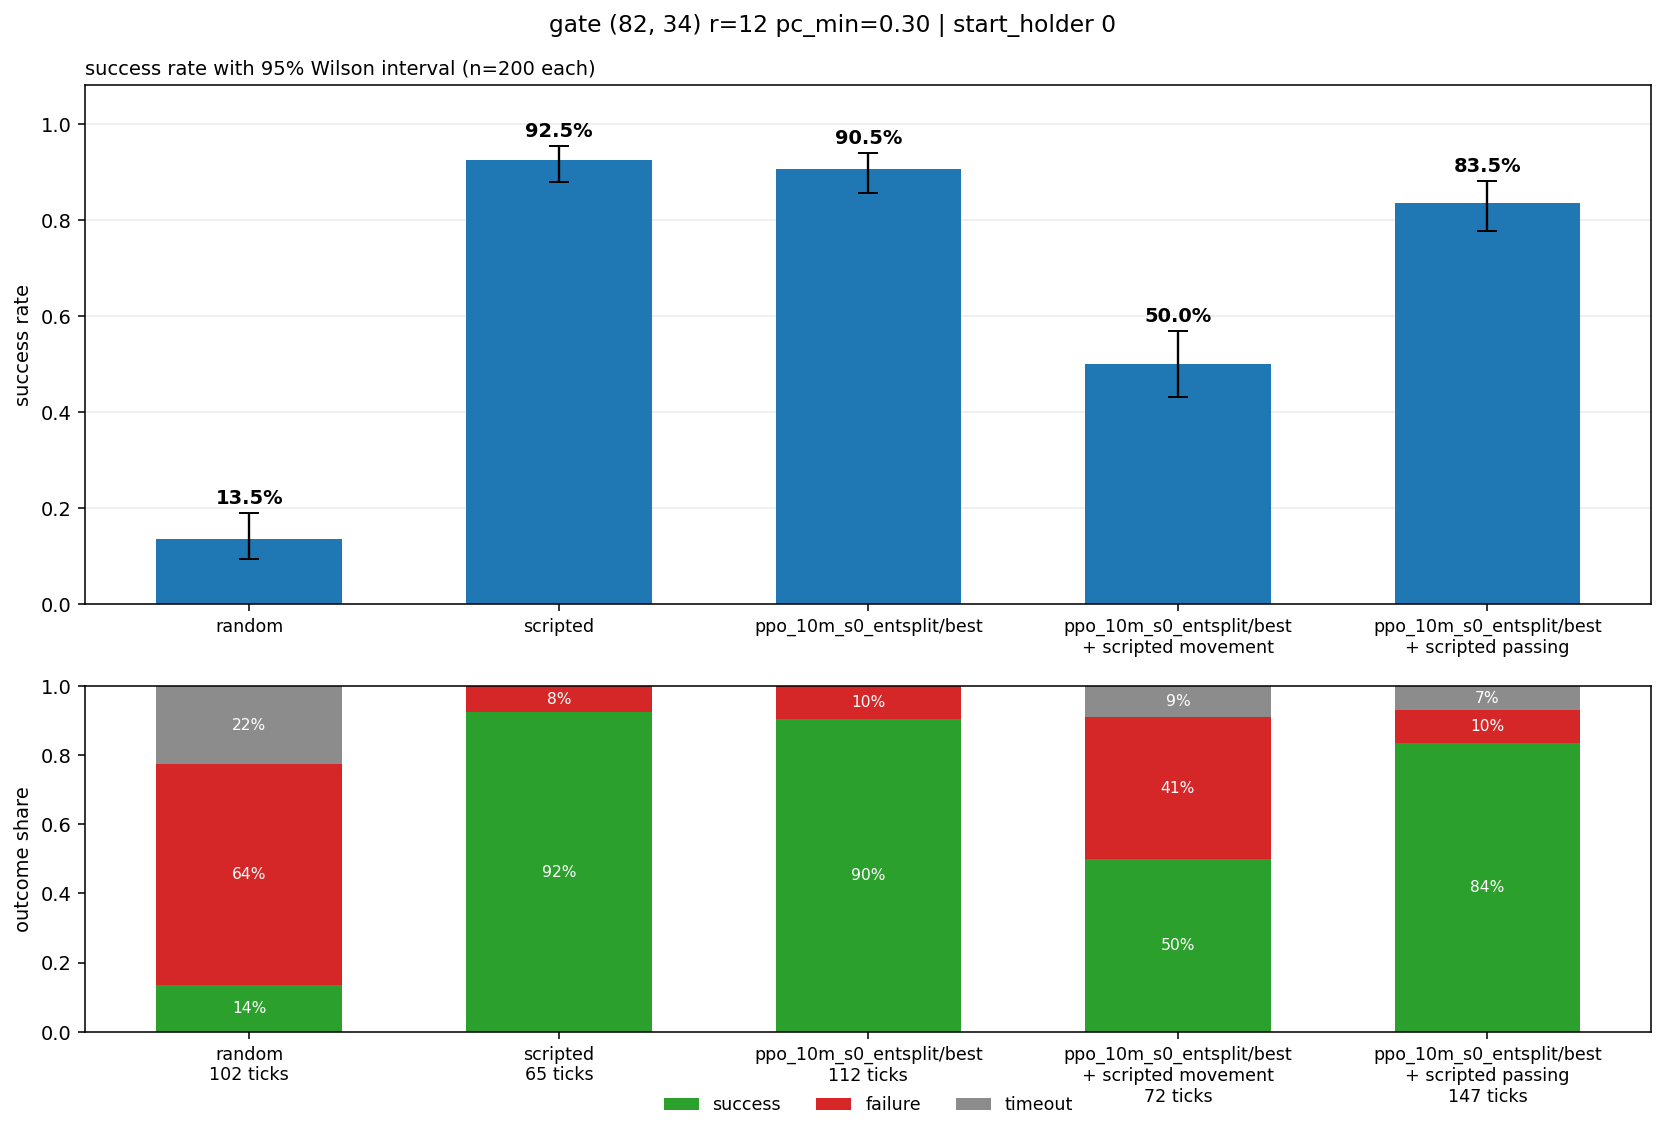

Here is the Python script that generated this plot:
import os
import sys

REPO_ROOT = os.path.abspath(os.path.join(os.path.dirname(__file__), "..", "..", ".."))
if REPO_ROOT not in sys.path:
    sys.path.insert(0, REPO_ROOT)

from environment.thread_limits import limit_threads
limit_threads(1)

import argparse

import numpy as np
import torch
import matplotlib
matplotlib.use("Agg")
import matplotlib.pyplot as plt

from attackers.ppo_policy import make_ppo_policy, resolve_ckpt
from attackers.random_policy import random_actions
from attackers.scripted_policy import make_policy
from environment.lowblock_env import (FAILURE, MAX_TICKS, SUCCESS, TIMEOUT,
                                      LowBlockEnv)
from environment.termination import (ZONE_PC_MIN, ZONE_RADIUS, ZONE_X, ZONE_Y,
                                     make_zone)

OUTCOMES = (SUCCESS, FAILURE, TIMEOUT)
OUTCOME_COLOR = {SUCCESS: "#2ca02c", FAILURE: "#d62728", TIMEOUT: "#8c8c8c"}
BAR_COLOR = "#1f77b4"
DEFAULT_OUT = os.path.join(os.path.dirname(os.path.abspath(__file__)),
                           "compare_models.png")


def gate_from_ckpt(path):
    ckpt = torch.load(resolve_ckpt(path), map_location="cpu", weights_only=False)
    cfg = ckpt.get("cfg", {})
    return (float(cfg.get("zone_x", ZONE_X)),
            float(cfg.get("zone_y", ZONE_Y)),
            float(cfg.get("zone_radius", ZONE_RADIUS)),
            float(cfg.get("pc_min", ZONE_PC_MIN)))


def wilson(k, n, z=1.96):
    if n == 0:
        return 0.0, 0.0
    p = k / n
    d = 1.0 + z * z / n
    centre = (p + z * z / (2 * n)) / d
    half = z * np.sqrt(p * (1 - p) / n + z * z / (4 * n * n)) / d
    return max(centre - half, 0.0), min(centre + half, 1.0)


def random_episode(rng):
    def start(env):
        def act(env):
            d, s, b = random_actions(env.n_att, rng)
            return np.stack([d, s, b], axis=1)
        return act
    return start


def scripted_episode(env):
    policy = make_policy(env.zone)

    def act(env):
        d, s, b = policy(env.players, env.ball, env.attacker_ids)
        return np.stack([d, s, b], axis=1)
    return act


def model_episode(ppo):
    def start(env):
        ppo.reset()

        def act(env):
            d, s, b = ppo(env.players, env.ball, env.attacker_ids,
                          pc_att=env.pc_att)
            return np.stack([d, s, b], axis=1)
        return act
    return start


def hybrid_episode(ppo):
    def start(env):
        ppo.reset()
        policy = make_policy(env.zone)

        def act(env):
            d, s, _ = policy(env.players, env.ball, env.attacker_ids)
            _, _, b = ppo(env.players, env.ball, env.attacker_ids,
                          pc_att=env.pc_att)
            return np.stack([d, s, b], axis=1)
        return act
    return start


def hybrid_movement_episode(ppo):
    def start(env):
        ppo.reset()
        policy = make_policy(env.zone)

        def act(env):
            _, _, b = policy(env.players, env.ball, env.attacker_ids)
            d, s, _ = ppo(env.players, env.ball, env.attacker_ids,
                          pc_att=env.pc_att)
            return np.stack([d, s, b], axis=1)
        return act
    return start


def evaluate(env, start_episode, n_episodes, base_seed):
    outcomes, ticks = [], []
    for e in range(n_episodes):
        env.reset(seed=base_seed + e)
        act = start_episode(env)
        t = 0
        while True:
            _, _, terminated, truncated, info = env.step(act(env))
            t += 1
            if terminated or truncated:
                break
        outcomes.append(info["outcome"])
        ticks.append(t)
    return outcomes, ticks


def summarise(name, outcomes, ticks):
    n = len(outcomes)
    counts = {o: outcomes.count(o) for o in OUTCOMES}
    lo, hi = wilson(counts[SUCCESS], n)
    return {"name": name, "n": n, "counts": counts,
            "success": counts[SUCCESS] / n, "lo": lo, "hi": hi,
            "mean_ticks": float(np.mean(ticks))}


def plot(results, gate, n_episodes, start_holder, out_path):
    names = [r["name"] for r in results]
    x = np.arange(len(results))
    fig, (ax1, ax2) = plt.subplots(
        2, 1, figsize=(max(7.0, 2.4 * len(results)), 8.2),
        gridspec_kw={"height_ratios": [3, 2]})

    rates = np.array([r["success"] for r in results])
    err = np.vstack([rates - [r["lo"] for r in results],
                     [r["hi"] for r in results] - rates])
    ax1.bar(x, rates, color=BAR_COLOR, width=0.6)
    ax1.errorbar(x, rates, yerr=err, fmt="none", ecolor="black",
                 capsize=5, linewidth=1.2)
    for i, r in enumerate(results):
        ax1.text(i, r["hi"] + 0.02, "%.1f%%" % (100 * r["success"]),
                 ha="center", fontsize=10, fontweight="bold")
    ax1.set_ylim(0, min(1.08, max(0.35, float(rates.max()) + 0.18)))
    ax1.set_ylabel("success rate")
    ax1.set_xticks(x)
    ax1.set_xticklabels(names, fontsize=9)
    ax1.grid(axis="y", alpha=0.25)
    ax1.set_axisbelow(True)
    ax1.set_title("success rate with 95%% Wilson interval (n=%d each)"
                  % n_episodes, fontsize=10, loc="left")

    bottom = np.zeros(len(results))
    for outcome in OUTCOMES:
        share = np.array([r["counts"][outcome] / r["n"] for r in results])
        ax2.bar(x, share, bottom=bottom, width=0.6,
                color=OUTCOME_COLOR[outcome], label=outcome)
        for i, v in enumerate(share):
            if v > 0.06:
                ax2.text(i, bottom[i] + v / 2, "%.0f%%" % (100 * v),
                         ha="center", va="center", fontsize=8, color="white")
        bottom += share
    ax2.set_ylim(0, 1)
    ax2.set_ylabel("outcome share")
    ax2.set_xticks(x)
    ax2.set_xticklabels(["%s\n%.0f ticks" % (r["name"], r["mean_ticks"])
                         for r in results], fontsize=9)
    ax2.legend(loc="upper center", bbox_to_anchor=(0.5, -0.14),
               ncol=3, frameon=False, fontsize=9)

    fig.suptitle("gate (%.0f, %.0f) r=%.0f pc_min=%.2f | start_holder %d"
                 % (gate[0], gate[1], gate[2], gate[3], start_holder))
    fig.tight_layout()
    fig.savefig(out_path, dpi=140, bbox_inches="tight")
    return out_path


def main():
    ap = argparse.ArgumentParser()
    ap.add_argument("models", nargs="*")
    ap.add_argument("--episodes", type=int, default=200)
    ap.add_argument("--seed", type=int, default=10_000)
    ap.add_argument("--start-holder", type=int, default=0)
    ap.add_argument("--max-ticks", type=int, default=MAX_TICKS)
    ap.add_argument("--deterministic", action="store_true")
    ap.add_argument("--hybrid", action="store_true")
    ap.add_argument("--zone-x", type=float, default=None)
    ap.add_argument("--zone-y", type=float, default=None)
    ap.add_argument("--zone-radius", type=float, default=None)
    ap.add_argument("--pc-min", type=float, default=None)
    ap.add_argument("--out", default=DEFAULT_OUT)
    args = ap.parse_args()

    gate = gate_from_ckpt(args.models[0]) if args.models else (
        ZONE_X, ZONE_Y, ZONE_RADIUS, ZONE_PC_MIN)
    override = (args.zone_x, args.zone_y, args.zone_radius, args.pc_min)
    gate = tuple(g if o is None else o for g, o in zip(gate, override))

    zone = make_zone(gate[0], gate[1], gate[2])
    env = LowBlockEnv(max_tick=args.max_ticks, start_holder=args.start_holder,
                      zone_x=gate[0], zone_y=gate[1], zone_radius=gate[2],
                      pc_min=gate[3])

    print("gate (%.0f, %.0f) r=%.0f pc_min=%.2f | start_holder %d | "
          "%d episodes | seeds %d..%d"
          % (gate[0], gate[1], gate[2], gate[3], args.start_holder,
             args.episodes, args.seed, args.seed + args.episodes - 1))

    runs = [("random", random_episode(np.random.default_rng(args.seed))),
            ("scripted", scripted_episode)]
    for path in args.models:
        ppo = make_ppo_policy(path, zone=zone, max_ticks=args.max_ticks,
                              deterministic=args.deterministic, seed=args.seed)
        runs.append((ppo.label(), model_episode(ppo)))
        if args.hybrid:
            runs.append((ppo.label() + "\n+ scripted movement",
                         hybrid_episode(ppo)))
            runs.append((ppo.label() + "\n+ scripted passing",
                         hybrid_movement_episode(ppo)))

    results = []
    for name, start_episode in runs:
        outcomes, ticks = evaluate(env, start_episode, args.episodes, args.seed)
        results.append(summarise(name, outcomes, ticks))
        r = results[-1]
        print("%-46s success %5.1f%%  [%4.1f, %4.1f]  failure %5.1f%%  "
              "timeout %5.1f%%  mean %5.0f ticks"
              % (name.replace("\n", " "),
                 100 * r["success"], 100 * r["lo"], 100 * r["hi"],
                 100 * r["counts"][FAILURE] / r["n"],
                 100 * r["counts"][TIMEOUT] / r["n"], r["mean_ticks"]),
              flush=True)

    print("wrote %s" % plot(results, gate, args.episodes,
                            args.start_holder, args.out))


if __name__ == "__main__":
    main()
